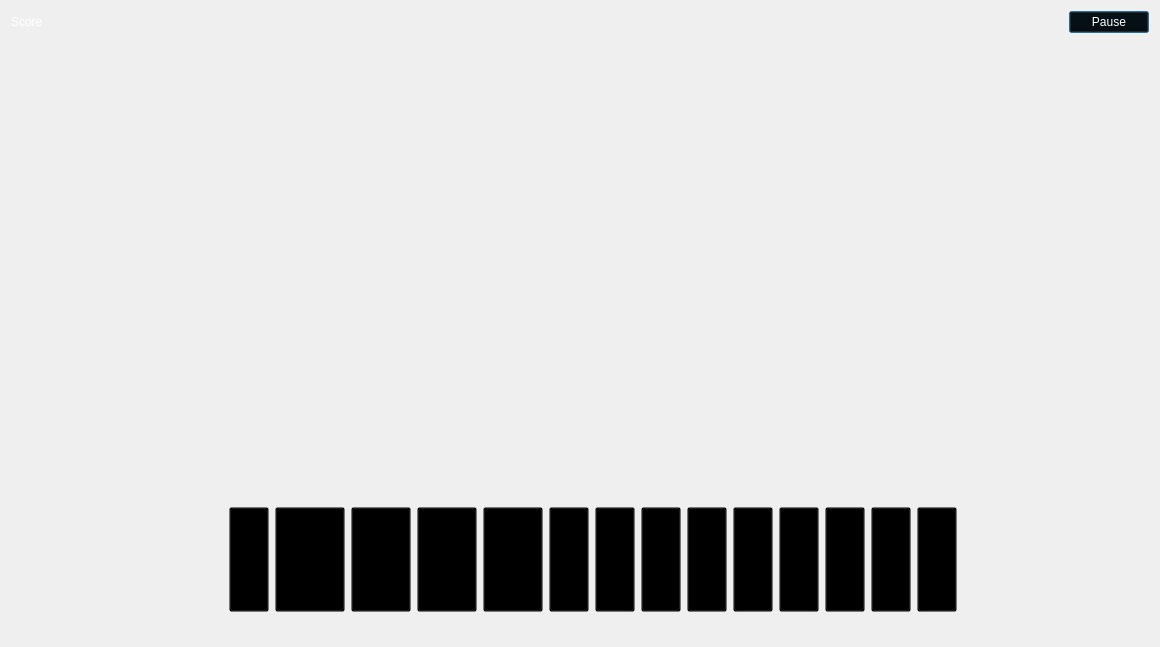
<?xml version="1.0" encoding="UTF-8"?>
<ui version="4.0">
 <class>Game</class>
 <widget class="QDialog" name="Game">
  <property name="geometry">
   <rect>
    <x>0</x>
    <y>0</y>
    <width>1160</width>
    <height>647</height>
   </rect>
  </property>
  <property name="sizePolicy">
   <sizepolicy hsizetype="Maximum" vsizetype="Maximum">
    <horstretch>0</horstretch>
    <verstretch>0</verstretch>
   </sizepolicy>
  </property>
  <property name="windowTitle">
   <string>Game</string>
  </property>
  <property name="windowIcon">
   <iconset resource="../Resource.qrc">
    <normaloff>:/Resource/Icons/gamepad-solid.svg</normaloff>:/Resource/Icons/gamepad-solid.svg</iconset>
  </property>
  <property name="styleSheet">
   <string notr="true">border-image: url(:/Resource/Game/loginBG.jpg);
font: italic 32pt &quot;Monotype Corsiva&quot;;
color: rgb(255, 0, 0);
</string>
  </property>
  <layout class="QGridLayout" name="gridLayout_2">
   <item row="0" column="1">
    <layout class="QHBoxLayout" name="horizontalLayout_6">
     <item>
      <spacer name="horizontalSpacer_5">
       <property name="orientation">
        <enum>Qt::Horizontal</enum>
       </property>
       <property name="sizeHint" stdset="0">
        <size>
         <width>40</width>
         <height>20</height>
        </size>
       </property>
      </spacer>
     </item>
     <item>
      <widget class="QPushButton" name="Stop">
       <property name="palette">
        <palette>
         <active>
          <colorrole role="WindowText">
           <brush brushstyle="SolidPattern">
            <color alpha="255">
             <red>255</red>
             <green>255</green>
             <blue>255</blue>
            </color>
           </brush>
          </colorrole>
          <colorrole role="Button">
           <brush brushstyle="SolidPattern">
            <color alpha="0">
             <red>0</red>
             <green>0</green>
             <blue>0</blue>
            </color>
           </brush>
          </colorrole>
          <colorrole role="Text">
           <brush brushstyle="SolidPattern">
            <color alpha="255">
             <red>255</red>
             <green>255</green>
             <blue>255</blue>
            </color>
           </brush>
          </colorrole>
          <colorrole role="ButtonText">
           <brush brushstyle="SolidPattern">
            <color alpha="255">
             <red>154</red>
             <green>0</green>
             <blue>0</blue>
            </color>
           </brush>
          </colorrole>
          <colorrole role="Base">
           <brush brushstyle="SolidPattern">
            <color alpha="0">
             <red>0</red>
             <green>0</green>
             <blue>0</blue>
            </color>
           </brush>
          </colorrole>
          <colorrole role="Window">
           <brush brushstyle="SolidPattern">
            <color alpha="0">
             <red>0</red>
             <green>0</green>
             <blue>0</blue>
            </color>
           </brush>
          </colorrole>
          <colorrole role="PlaceholderText">
           <brush brushstyle="SolidPattern">
            <color alpha="128">
             <red>255</red>
             <green>255</green>
             <blue>255</blue>
            </color>
           </brush>
          </colorrole>
         </active>
         <inactive>
          <colorrole role="WindowText">
           <brush brushstyle="SolidPattern">
            <color alpha="255">
             <red>255</red>
             <green>255</green>
             <blue>255</blue>
            </color>
           </brush>
          </colorrole>
          <colorrole role="Button">
           <brush brushstyle="SolidPattern">
            <color alpha="0">
             <red>0</red>
             <green>0</green>
             <blue>0</blue>
            </color>
           </brush>
          </colorrole>
          <colorrole role="Text">
           <brush brushstyle="SolidPattern">
            <color alpha="255">
             <red>255</red>
             <green>255</green>
             <blue>255</blue>
            </color>
           </brush>
          </colorrole>
          <colorrole role="ButtonText">
           <brush brushstyle="SolidPattern">
            <color alpha="255">
             <red>154</red>
             <green>0</green>
             <blue>0</blue>
            </color>
           </brush>
          </colorrole>
          <colorrole role="Base">
           <brush brushstyle="SolidPattern">
            <color alpha="0">
             <red>0</red>
             <green>0</green>
             <blue>0</blue>
            </color>
           </brush>
          </colorrole>
          <colorrole role="Window">
           <brush brushstyle="SolidPattern">
            <color alpha="0">
             <red>0</red>
             <green>0</green>
             <blue>0</blue>
            </color>
           </brush>
          </colorrole>
          <colorrole role="PlaceholderText">
           <brush brushstyle="SolidPattern">
            <color alpha="128">
             <red>255</red>
             <green>255</green>
             <blue>255</blue>
            </color>
           </brush>
          </colorrole>
         </inactive>
         <disabled>
          <colorrole role="WindowText">
           <brush brushstyle="SolidPattern">
            <color alpha="255">
             <red>255</red>
             <green>255</green>
             <blue>255</blue>
            </color>
           </brush>
          </colorrole>
          <colorrole role="Button">
           <brush brushstyle="SolidPattern">
            <color alpha="0">
             <red>0</red>
             <green>0</green>
             <blue>0</blue>
            </color>
           </brush>
          </colorrole>
          <colorrole role="Text">
           <brush brushstyle="SolidPattern">
            <color alpha="255">
             <red>255</red>
             <green>255</green>
             <blue>255</blue>
            </color>
           </brush>
          </colorrole>
          <colorrole role="ButtonText">
           <brush brushstyle="SolidPattern">
            <color alpha="255">
             <red>255</red>
             <green>255</green>
             <blue>255</blue>
            </color>
           </brush>
          </colorrole>
          <colorrole role="Base">
           <brush brushstyle="SolidPattern">
            <color alpha="0">
             <red>0</red>
             <green>0</green>
             <blue>0</blue>
            </color>
           </brush>
          </colorrole>
          <colorrole role="Window">
           <brush brushstyle="SolidPattern">
            <color alpha="0">
             <red>0</red>
             <green>0</green>
             <blue>0</blue>
            </color>
           </brush>
          </colorrole>
          <colorrole role="PlaceholderText">
           <brush brushstyle="SolidPattern">
            <color alpha="128">
             <red>255</red>
             <green>255</green>
             <blue>255</blue>
            </color>
           </brush>
          </colorrole>
         </disabled>
        </palette>
       </property>
       <property name="styleSheet">
        <string notr="true">border-image: url(:/Pictures/Game/Background.png);
color: rgb(255, 255, 255);
background: transparent;</string>
       </property>
       <property name="text">
        <string>Pause</string>
       </property>
      </widget>
     </item>
    </layout>
   </item>
   <item row="0" column="0">
    <layout class="QHBoxLayout" name="horizontalLayout_2">
     <item>
      <widget class="QLabel" name="label_2">
       <property name="styleSheet">
        <string notr="true">border-image: url(:/Pictures/Game/Background.png);
background: transparent;
color: rgb(255, 255, 255);</string>
       </property>
       <property name="text">
        <string>Score</string>
       </property>
      </widget>
     </item>
     <item>
      <widget class="QLabel" name="ScoreLabel">
       <property name="styleSheet">
        <string notr="true">border-image: url(:/Pictures/Game/Background.png);
background: transparent;</string>
       </property>
       <property name="text">
        <string/>
       </property>
      </widget>
     </item>
     <item>
      <spacer name="horizontalSpacer_6">
       <property name="orientation">
        <enum>Qt::Horizontal</enum>
       </property>
       <property name="sizeHint" stdset="0">
        <size>
         <width>40</width>
         <height>20</height>
        </size>
       </property>
      </spacer>
     </item>
    </layout>
   </item>
   <item row="1" column="0" colspan="2">
    <widget class="QFrame" name="PlayBox">
     <property name="autoFillBackground">
      <bool>false</bool>
     </property>
     <property name="styleSheet">
      <string notr="true">border-image: url(:/Resource/Game/Background.png);</string>
     </property>
     <layout class="QGridLayout" name="gridLayout">
      <item row="0" column="0">
       <layout class="QHBoxLayout" name="horizontalLayout">
        <item>
         <spacer name="horizontalSpacer_7">
          <property name="orientation">
           <enum>Qt::Horizontal</enum>
          </property>
          <property name="sizeHint" stdset="0">
           <size>
            <width>40</width>
            <height>20</height>
           </size>
          </property>
         </spacer>
        </item>
        <item>
         <layout class="QVBoxLayout" name="verticalLayout_4">
          <item>
           <widget class="QLabel" name="OpponentName">
            <property name="styleSheet">
             <string notr="true">border-image: url(:/Pictures/Game/Background.png);
background: transparent;</string>
            </property>
            <property name="text">
             <string/>
            </property>
           </widget>
          </item>
          <item>
           <spacer name="verticalSpacer_4">
            <property name="orientation">
             <enum>Qt::Vertical</enum>
            </property>
            <property name="sizeHint" stdset="0">
             <size>
              <width>20</width>
              <height>40</height>
             </size>
            </property>
           </spacer>
          </item>
         </layout>
        </item>
        <item>
         <widget class="QLabel" name="BackCard_1">
          <property name="minimumSize">
           <size>
            <width>70</width>
            <height>105</height>
           </size>
          </property>
          <property name="maximumSize">
           <size>
            <width>70</width>
            <height>105</height>
           </size>
          </property>
          <property name="styleSheet">
           <string notr="true">border-image: url(:/Resource/Cards/backskin.png);
background: transparent;</string>
          </property>
          <property name="text">
           <string/>
          </property>
         </widget>
        </item>
        <item>
         <widget class="QLabel" name="BackCard_2">
          <property name="minimumSize">
           <size>
            <width>70</width>
            <height>105</height>
           </size>
          </property>
          <property name="maximumSize">
           <size>
            <width>70</width>
            <height>105</height>
           </size>
          </property>
          <property name="styleSheet">
           <string notr="true">border-image: url(:/Resource/Cards/backskin.png);
background: transparent;</string>
          </property>
          <property name="text">
           <string/>
          </property>
         </widget>
        </item>
        <item>
         <widget class="QLabel" name="BackCard_3">
          <property name="minimumSize">
           <size>
            <width>70</width>
            <height>105</height>
           </size>
          </property>
          <property name="maximumSize">
           <size>
            <width>70</width>
            <height>105</height>
           </size>
          </property>
          <property name="styleSheet">
           <string notr="true">border-image: url(:/Resource/Cards/backskin.png);
background: transparent;</string>
          </property>
          <property name="text">
           <string/>
          </property>
         </widget>
        </item>
        <item>
         <widget class="QLabel" name="BackCard_4">
          <property name="minimumSize">
           <size>
            <width>70</width>
            <height>105</height>
           </size>
          </property>
          <property name="maximumSize">
           <size>
            <width>70</width>
            <height>105</height>
           </size>
          </property>
          <property name="styleSheet">
           <string notr="true">border-image: url(:/Resource/Cards/backskin.png);
background: transparent;</string>
          </property>
          <property name="text">
           <string/>
          </property>
         </widget>
        </item>
        <item>
         <widget class="QLabel" name="BackCard_5">
          <property name="minimumSize">
           <size>
            <width>70</width>
            <height>105</height>
           </size>
          </property>
          <property name="maximumSize">
           <size>
            <width>70</width>
            <height>105</height>
           </size>
          </property>
          <property name="styleSheet">
           <string notr="true">border-image: url(:/Resource/Cards/backskin.png);
background: transparent;</string>
          </property>
          <property name="text">
           <string/>
          </property>
         </widget>
        </item>
        <item>
         <widget class="QLabel" name="BackCard_6">
          <property name="minimumSize">
           <size>
            <width>70</width>
            <height>105</height>
           </size>
          </property>
          <property name="maximumSize">
           <size>
            <width>70</width>
            <height>105</height>
           </size>
          </property>
          <property name="styleSheet">
           <string notr="true">border-image: url(:/Resource/Cards/backskin.png);
background: transparent;</string>
          </property>
          <property name="text">
           <string/>
          </property>
         </widget>
        </item>
        <item>
         <widget class="QLabel" name="BackCard_7">
          <property name="minimumSize">
           <size>
            <width>70</width>
            <height>105</height>
           </size>
          </property>
          <property name="maximumSize">
           <size>
            <width>70</width>
            <height>105</height>
           </size>
          </property>
          <property name="styleSheet">
           <string notr="true">border-image: url(:/Resource/Cards/backskin.png);
background: transparent;</string>
          </property>
          <property name="text">
           <string/>
          </property>
         </widget>
        </item>
        <item>
         <widget class="QLabel" name="BackCard_8">
          <property name="minimumSize">
           <size>
            <width>70</width>
            <height>105</height>
           </size>
          </property>
          <property name="maximumSize">
           <size>
            <width>70</width>
            <height>105</height>
           </size>
          </property>
          <property name="styleSheet">
           <string notr="true">border-image: url(:/Resource/Cards/backskin.png);
background: transparent;</string>
          </property>
          <property name="text">
           <string/>
          </property>
         </widget>
        </item>
        <item>
         <widget class="QLabel" name="BackCard_9">
          <property name="minimumSize">
           <size>
            <width>70</width>
            <height>105</height>
           </size>
          </property>
          <property name="maximumSize">
           <size>
            <width>70</width>
            <height>105</height>
           </size>
          </property>
          <property name="styleSheet">
           <string notr="true">border-image: url(:/Resource/Cards/backskin.png);
background: transparent;</string>
          </property>
          <property name="text">
           <string/>
          </property>
         </widget>
        </item>
        <item>
         <widget class="QLabel" name="BackCard_10">
          <property name="minimumSize">
           <size>
            <width>70</width>
            <height>105</height>
           </size>
          </property>
          <property name="maximumSize">
           <size>
            <width>70</width>
            <height>105</height>
           </size>
          </property>
          <property name="styleSheet">
           <string notr="true">border-image: url(:/Resource/Cards/backskin.png);
background: transparent;</string>
          </property>
          <property name="text">
           <string/>
          </property>
         </widget>
        </item>
        <item>
         <widget class="QLabel" name="BackCard_11">
          <property name="minimumSize">
           <size>
            <width>70</width>
            <height>105</height>
           </size>
          </property>
          <property name="maximumSize">
           <size>
            <width>70</width>
            <height>105</height>
           </size>
          </property>
          <property name="styleSheet">
           <string notr="true">border-image: url(:/Resource/Cards/backskin.png);
background: transparent;</string>
          </property>
          <property name="text">
           <string/>
          </property>
         </widget>
        </item>
        <item>
         <widget class="QLabel" name="BackCard_12">
          <property name="minimumSize">
           <size>
            <width>70</width>
            <height>105</height>
           </size>
          </property>
          <property name="maximumSize">
           <size>
            <width>70</width>
            <height>105</height>
           </size>
          </property>
          <property name="styleSheet">
           <string notr="true">border-image: url(:/Resource/Cards/backskin.png);
background: transparent;</string>
          </property>
          <property name="text">
           <string/>
          </property>
         </widget>
        </item>
        <item>
         <widget class="QLabel" name="BackCard_13">
          <property name="minimumSize">
           <size>
            <width>70</width>
            <height>105</height>
           </size>
          </property>
          <property name="maximumSize">
           <size>
            <width>70</width>
            <height>105</height>
           </size>
          </property>
          <property name="styleSheet">
           <string notr="true">border-image: url(:/Resource/Cards/backskin.png);
background: transparent;</string>
          </property>
          <property name="text">
           <string/>
          </property>
         </widget>
        </item>
        <item>
         <widget class="QLabel" name="BackCard_14">
          <property name="minimumSize">
           <size>
            <width>70</width>
            <height>105</height>
           </size>
          </property>
          <property name="maximumSize">
           <size>
            <width>70</width>
            <height>105</height>
           </size>
          </property>
          <property name="styleSheet">
           <string notr="true">border-image: url(:/Resource/Cards/backskin.png);
background: transparent;</string>
          </property>
          <property name="text">
           <string/>
          </property>
         </widget>
        </item>
        <item>
         <spacer name="horizontalSpacer_8">
          <property name="orientation">
           <enum>Qt::Horizontal</enum>
          </property>
          <property name="sizeHint" stdset="0">
           <size>
            <width>40</width>
            <height>20</height>
           </size>
          </property>
         </spacer>
        </item>
       </layout>
      </item>
      <item row="1" column="0">
       <layout class="QHBoxLayout" name="horizontalLayout_4">
        <item>
         <spacer name="horizontalSpacer_3">
          <property name="orientation">
           <enum>Qt::Horizontal</enum>
          </property>
          <property name="sizeHint" stdset="0">
           <size>
            <width>40</width>
            <height>20</height>
           </size>
          </property>
         </spacer>
        </item>
        <item>
         <layout class="QVBoxLayout" name="verticalLayout">
          <item>
           <spacer name="verticalSpacer_2">
            <property name="orientation">
             <enum>Qt::Vertical</enum>
            </property>
            <property name="sizeHint" stdset="0">
             <size>
              <width>20</width>
              <height>40</height>
             </size>
            </property>
           </spacer>
          </item>
          <item>
           <widget class="QLabel" name="OpponentCard">
            <property name="minimumSize">
             <size>
              <width>70</width>
              <height>105</height>
             </size>
            </property>
            <property name="maximumSize">
             <size>
              <width>70</width>
              <height>105</height>
             </size>
            </property>
            <property name="styleSheet">
             <string notr="true">border-image: url(:/Pictures/Game/Background.png);
background: transparent;</string>
            </property>
            <property name="text">
             <string/>
            </property>
           </widget>
          </item>
          <item>
           <widget class="QLabel" name="KingCard">
            <property name="minimumSize">
             <size>
              <width>70</width>
              <height>105</height>
             </size>
            </property>
            <property name="maximumSize">
             <size>
              <width>70</width>
              <height>105</height>
             </size>
            </property>
            <property name="styleSheet">
             <string notr="true">border-image: url(:/Pictures/Game/Background.png);
background: transparent;</string>
            </property>
            <property name="text">
             <string/>
            </property>
           </widget>
          </item>
          <item>
           <spacer name="verticalSpacer_3">
            <property name="orientation">
             <enum>Qt::Vertical</enum>
            </property>
            <property name="sizeHint" stdset="0">
             <size>
              <width>20</width>
              <height>40</height>
             </size>
            </property>
           </spacer>
          </item>
         </layout>
        </item>
        <item>
         <spacer name="horizontalSpacer_4">
          <property name="orientation">
           <enum>Qt::Horizontal</enum>
          </property>
          <property name="sizeHint" stdset="0">
           <size>
            <width>40</width>
            <height>20</height>
           </size>
          </property>
         </spacer>
        </item>
       </layout>
      </item>
      <item row="2" column="0">
       <layout class="QHBoxLayout" name="horizontalLayout_3">
        <item>
         <spacer name="horizontalSpacer_9">
          <property name="orientation">
           <enum>Qt::Horizontal</enum>
          </property>
          <property name="sizeHint" stdset="0">
           <size>
            <width>40</width>
            <height>20</height>
           </size>
          </property>
         </spacer>
        </item>
        <item>
         <layout class="QVBoxLayout" name="verticalLayout_3">
          <item>
           <widget class="QLabel" name="KingName">
            <property name="styleSheet">
             <string notr="true">border-image: url(:/Pictures/Game/Background.png);
background: transparent;</string>
            </property>
            <property name="text">
             <string/>
            </property>
           </widget>
          </item>
          <item>
           <spacer name="verticalSpacer">
            <property name="orientation">
             <enum>Qt::Vertical</enum>
            </property>
            <property name="sizeHint" stdset="0">
             <size>
              <width>20</width>
              <height>40</height>
             </size>
            </property>
           </spacer>
          </item>
         </layout>
        </item>
        <item>
         <widget class="QPushButton" name="Card1">
          <property name="sizePolicy">
           <sizepolicy hsizetype="Fixed" vsizetype="Fixed">
            <horstretch>0</horstretch>
            <verstretch>0</verstretch>
           </sizepolicy>
          </property>
          <property name="maximumSize">
           <size>
            <width>70</width>
            <height>105</height>
           </size>
          </property>
          <property name="styleSheet">
           <string notr="true">border-image: url(:/Pictures/Game/Background.png);
background: transparent;</string>
          </property>
          <property name="text">
           <string/>
          </property>
          <property name="flat">
           <bool>false</bool>
          </property>
         </widget>
        </item>
        <item>
         <widget class="QPushButton" name="Card2">
          <property name="minimumSize">
           <size>
            <width>70</width>
            <height>105</height>
           </size>
          </property>
          <property name="maximumSize">
           <size>
            <width>70</width>
            <height>105</height>
           </size>
          </property>
          <property name="styleSheet">
           <string notr="true">border-image: url(:/Pictures/Game/Background.png);
background: transparent;</string>
          </property>
          <property name="text">
           <string/>
          </property>
         </widget>
        </item>
        <item>
         <widget class="QPushButton" name="Card3">
          <property name="minimumSize">
           <size>
            <width>60</width>
            <height>90</height>
           </size>
          </property>
          <property name="maximumSize">
           <size>
            <width>70</width>
            <height>105</height>
           </size>
          </property>
          <property name="styleSheet">
           <string notr="true">border-image: url(:/Pictures/Game/Background.png);
background: transparent;</string>
          </property>
          <property name="text">
           <string/>
          </property>
         </widget>
        </item>
        <item>
         <widget class="QPushButton" name="Card4">
          <property name="minimumSize">
           <size>
            <width>60</width>
            <height>90</height>
           </size>
          </property>
          <property name="maximumSize">
           <size>
            <width>70</width>
            <height>105</height>
           </size>
          </property>
          <property name="styleSheet">
           <string notr="true">border-image: url(:/Pictures/Game/Background.png);
background: transparent;</string>
          </property>
          <property name="text">
           <string/>
          </property>
         </widget>
        </item>
        <item>
         <widget class="QPushButton" name="Card5">
          <property name="minimumSize">
           <size>
            <width>60</width>
            <height>90</height>
           </size>
          </property>
          <property name="maximumSize">
           <size>
            <width>70</width>
            <height>105</height>
           </size>
          </property>
          <property name="styleSheet">
           <string notr="true">border-image: url(:/Pictures/Game/Background.png);
background: transparent;</string>
          </property>
          <property name="text">
           <string/>
          </property>
         </widget>
        </item>
        <item>
         <widget class="QPushButton" name="Card6">
          <property name="maximumSize">
           <size>
            <width>70</width>
            <height>105</height>
           </size>
          </property>
          <property name="styleSheet">
           <string notr="true">border-image: url(:/Pictures/Game/Background.png);
background: transparent;</string>
          </property>
          <property name="text">
           <string/>
          </property>
         </widget>
        </item>
        <item>
         <widget class="QPushButton" name="Card7">
          <property name="maximumSize">
           <size>
            <width>70</width>
            <height>105</height>
           </size>
          </property>
          <property name="styleSheet">
           <string notr="true">border-image: url(:/Pictures/Game/Background.png);
background: transparent;</string>
          </property>
          <property name="text">
           <string/>
          </property>
         </widget>
        </item>
        <item>
         <widget class="QPushButton" name="Card8">
          <property name="maximumSize">
           <size>
            <width>70</width>
            <height>105</height>
           </size>
          </property>
          <property name="styleSheet">
           <string notr="true">border-image: url(:/Pictures/Game/Background.png);
background: transparent;</string>
          </property>
          <property name="text">
           <string/>
          </property>
         </widget>
        </item>
        <item>
         <widget class="QPushButton" name="Card9">
          <property name="maximumSize">
           <size>
            <width>70</width>
            <height>105</height>
           </size>
          </property>
          <property name="styleSheet">
           <string notr="true">border-image: url(:/Pictures/Game/Background.png);
background: transparent;</string>
          </property>
          <property name="text">
           <string/>
          </property>
         </widget>
        </item>
        <item>
         <widget class="QPushButton" name="Card10">
          <property name="maximumSize">
           <size>
            <width>70</width>
            <height>105</height>
           </size>
          </property>
          <property name="styleSheet">
           <string notr="true">border-image: url(:/Pictures/Game/Background.png);
background: transparent;</string>
          </property>
          <property name="text">
           <string/>
          </property>
         </widget>
        </item>
        <item>
         <widget class="QPushButton" name="Card11">
          <property name="maximumSize">
           <size>
            <width>70</width>
            <height>105</height>
           </size>
          </property>
          <property name="styleSheet">
           <string notr="true">border-image: url(:/Pictures/Game/Background.png);
background: transparent;</string>
          </property>
          <property name="text">
           <string/>
          </property>
         </widget>
        </item>
        <item>
         <widget class="QPushButton" name="Card12">
          <property name="maximumSize">
           <size>
            <width>70</width>
            <height>105</height>
           </size>
          </property>
          <property name="styleSheet">
           <string notr="true">border-image: url(:/Pictures/Game/Background.png);
background: transparent;</string>
          </property>
          <property name="text">
           <string/>
          </property>
         </widget>
        </item>
        <item>
         <widget class="QPushButton" name="Card13">
          <property name="maximumSize">
           <size>
            <width>70</width>
            <height>105</height>
           </size>
          </property>
          <property name="styleSheet">
           <string notr="true">border-image: url(:/Pictures/Game/Background.png);
background: transparent;</string>
          </property>
          <property name="text">
           <string/>
          </property>
         </widget>
        </item>
        <item>
         <widget class="QPushButton" name="Card14">
          <property name="maximumSize">
           <size>
            <width>70</width>
            <height>105</height>
           </size>
          </property>
          <property name="styleSheet">
           <string notr="true">border-image: url(:/Pictures/Game/Background.png);
background: transparent;</string>
          </property>
          <property name="text">
           <string/>
          </property>
         </widget>
        </item>
        <item>
         <spacer name="horizontalSpacer_10">
          <property name="orientation">
           <enum>Qt::Horizontal</enum>
          </property>
          <property name="sizeHint" stdset="0">
           <size>
            <width>40</width>
            <height>20</height>
           </size>
          </property>
         </spacer>
        </item>
       </layout>
      </item>
     </layout>
    </widget>
   </item>
  </layout>
 </widget>
 <resources>
  <include location="../Resource.qrc"/>
 </resources>
 <connections/>
</ui>
